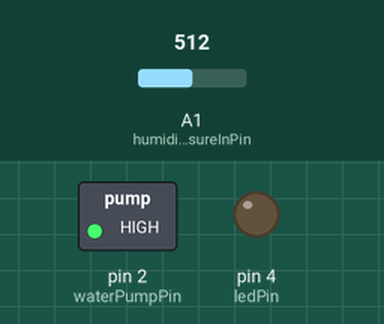
The sketch below on a simulated Arduino Uno, built with avr-gcc and run on an emulated ATmega328P. Parts: switched loads named in the sketch (green lamp = pin HIGH), output pins drawn as LEDs (lit = HIGH). Inputs (shaded band) come from the test bench; at power-on: A1 (humiditymeasureInPin) = 512. What the sketch prints to the serial monitor is not drawn.

Above: at 4.9 s.
5.0 s: A1 (humiditymeasureInPin) set to 534
At 7.2 s:
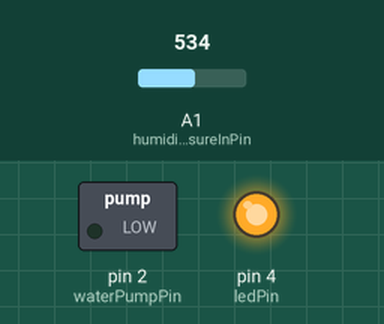
10.1 s: A1 (humiditymeasureInPin) set to 511
At 11.5 s:
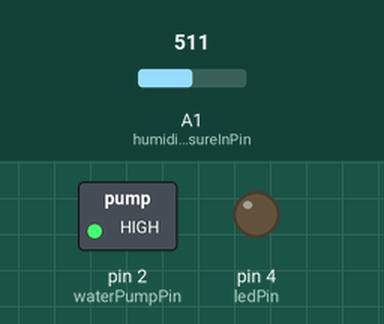
19.6 s: A1 (humiditymeasureInPin) set to 530
At 21.1 s:
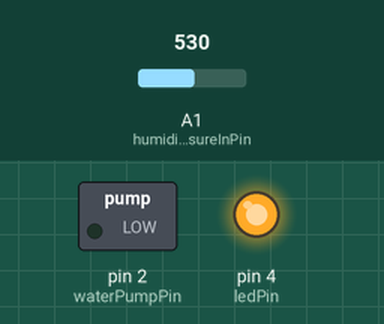
Timing chart, 0 to 22.6 s (numbered marks = the images above; inputs shaded):
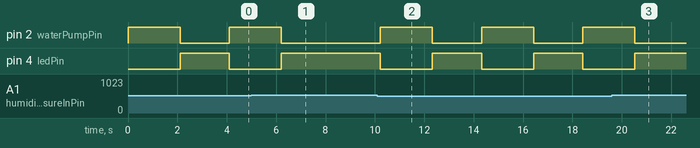

The sketch:

watering.ino
```cpp
const int humiditymeasureInPin = A1; //A1
const int waterPumpPin = 2; //D2
const int ledPin = 4; //D4

int dryThreshold = 520; // value below which is the soil considered dry
int pumpHoseTime = 2100; // time in ms for water to reach end of the hose
int singleWaterDose = 5; // single water dose
int checkInterval = 2000;

void setup()
{
  Serial.begin(9600);   //serial monitor for debugging purposes
  pinMode(waterPumpPin, OUTPUT);
  pinMode(ledPin, OUTPUT);
}

int readcurrentHumidity()
{
  int curentHumidityhelper;
  curentHumidityhelper = analogRead (humiditymeasureInPin);
  Serial.print("Sensor value: "); //for debugging
  Serial.print(curentHumidityhelper );
  Serial.print(" Set threshold: "); //for debugging
  Serial.println(dryThreshold );
  return (curentHumidityhelper);
}

void loop()
{
  if (readcurrentHumidity() < dryThreshold)
  {
    digitalWrite (waterPumpPin, HIGH); //launch pump
    digitalWrite (ledPin, LOW); //light LED
    Serial.print ("Starting pump..."); //for debugging

    delay (pumpHoseTime + singleWaterDose); // now we're pumping baby

    Serial.println (" ...stopped pump"); //for debugging
    digitalWrite  (waterPumpPin, LOW);  // stop pump
    digitalWrite  (ledPin, HIGH); //stop led
  }
  delay(checkInterval);
}
```

Measured:
- the behaviour switches between 519 and 520 on A1 (humiditymeasureInPin) (found by bisection; images 0 and 1)
- after the input at 5.0 s, pin 2 (waterPumpPin): goes on until 6.2 s, then stays LOW; pin 4 (ledPin): goes on until 6.2 s, then stays HIGH
- after the input at 10.1 s, pin 2 (waterPumpPin): alternates HIGH for 2.1 s and LOW for 2.0 s, starting after 0.11 s; pin 4 (ledPin): alternates HIGH for 2.0 s and LOW for 2.1 s, starting after 0.11 s
- after the input at 19.6 s, pin 2 (waterPumpPin): goes on until 20.5 s, then stays LOW; pin 4 (ledPin): goes on until 20.5 s, then stays HIGH
